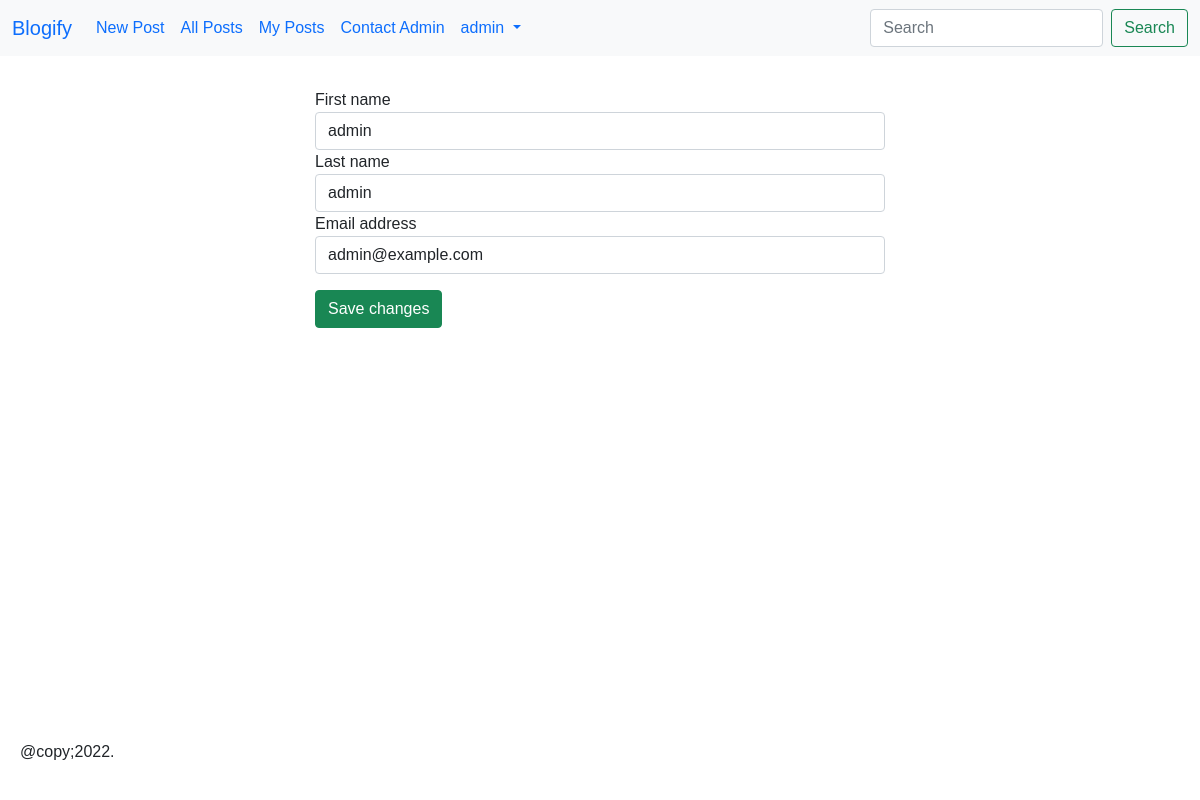
Screenshot of /accounts/profile/ (signed in) with the database file from the repository.
### users/models.py (models this page shows)
class CustomUser(AbstractUser):
    pass

### users/views.py (the view)
# urls.py: path('profile/', Profile.as_view(), name='my_profile'),
class Profile(UpdateView):
    model = get_user_model()
    fields = ("first_name", 'last_name', 'email',)
    template_name = 'profile.html'
    success_url = reverse_lazy('my_profile')
    def get_object(self):
        return self.request.user

### templates/profile.html (shortened to what this page needs)
{% extends "_base.html" %}
{% block content %}
    <div class="row justify-content-center">
        <div class="col-lg-6 col-md-8 col-sm-10">
            <form method="post">
                {% include 'includes/form.html' %}
                <button type="submit" class="btn btn-success mt-3">Save changes</button>
            </form>
        </div>
    </div>
{% endblock content %}

### templates/_base.html (shortened to what this page needs)
{% load static %}
<!DOCTYPE html>
<html lang="en">
<head>
    <link rel="stylesheet" href="https://cdn.jsdelivr.net/npm/bootstrap@5.1.3/dist/css/bootstrap.min.css">
    <link rel="stylesheet" href="{% static 'css/base.css' %}">
</head>
<body>
    {% block body %}
    <header>
        <nav class="navbar navbar-expand-lg bg-light">
            <div class="container-fluid">
              <a class="navbar-brand" href="{% url 'home' %}">Blogify</a>
              {% if user.is_authenticated %}
              <div class="collapse navbar-collapse" id="navbarSupportedContent">
                <ul class="navbar-nav me-auto mb-2 mb-lg-0">
                  <li class="nav-item">
                    <a class="nav-link" href="{% url 'post_create' %}">New Post</a>
                  </li>
                  <li class="nav-item">
                    <a class="nav-link" href="{% url 'post_list' %}">All Posts</a>
                  </li>
                  <li class="nav-item">
                    <a class="nav-link" href="{% url 'my_posts' %}">My Posts</a>
                  </li>
                  <li class="nav-item">
                    <a class="nav-link" href="{% url 'contact' %}">Contact Admin</a>
                  </li>
                  <li class="nav-item dropdown">
                    <a class="nav-link dropdown-toggle" href="#" role="button" data-bs-toggle="dropdown" aria-expanded="false">
                      {{ user.username }}
                    </a>
                  </li>
                </ul>
                <form class="d-flex" role="search" action="{% url 'post_search' %}" method="get">
                  <input name="q" class="form-control me-2" type="search" placeholder="Search" aria-label="Search">
                  <button class="btn btn-outline-success" type="submit">Search</button>
                </form>
              </div>
              {% else %}
              <form action="form-inline ml-auto">
                <a href="{% url 'signup' %}" class="btn btn-sm btn-outline-secondary">Sign Up</a>
                <a href="{% url 'login' %}" class="btn btn-sm btn-primary ml-2">Log In</a>
              </form>
              {% endif %}
            </div>
          </nav>
    </header>
    <main>
        <div class="container">
            {% block content %}{% endblock content %}
        </div>
    </main>
    <footer>
      @copy;2022.
    </footer>
    {% endblock body %}
</body>
</html>

### templates/includes/form.html
{% load crispy_forms_tags %}
{{ form|crispy }}

### static/css/base.css (style rules this page uses)
*, body { margin: 0; padding: 0; box-sizing: border-box; }
body { font-family: 'Lucida Sans', 'Lucida Sans Regular', 'Lucida Grande', 'Lucida Sans Unicode', Geneva, Verdana, sans-serif; }
a { text-decoration: none; }
main { margin: 2em 0; min-height: 75vh; }
.container { width: 99%; max-width: 1200px; margin: 0 auto; }
footer { padding: 20px; background: #fff; }

### rows the page displays
CustomUser: username "admin", first_name "admin", last_name "admin", email "admin@example.com"
